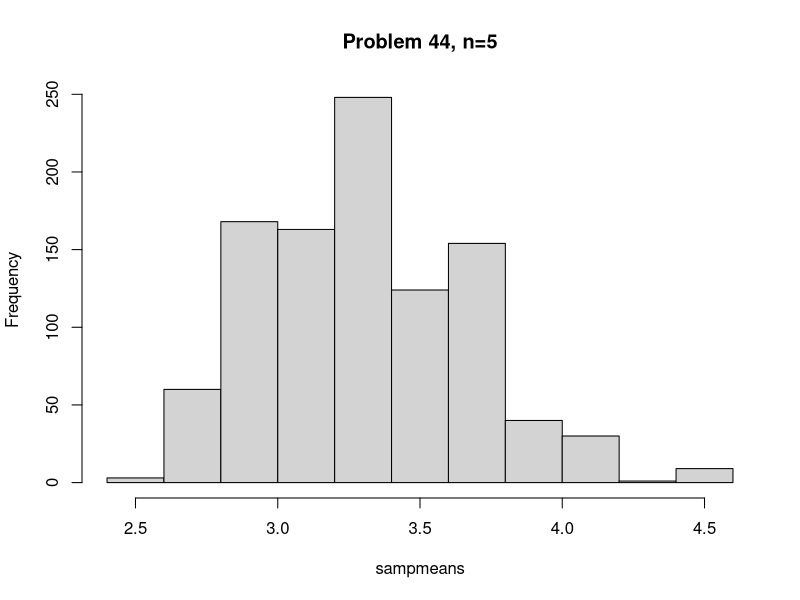
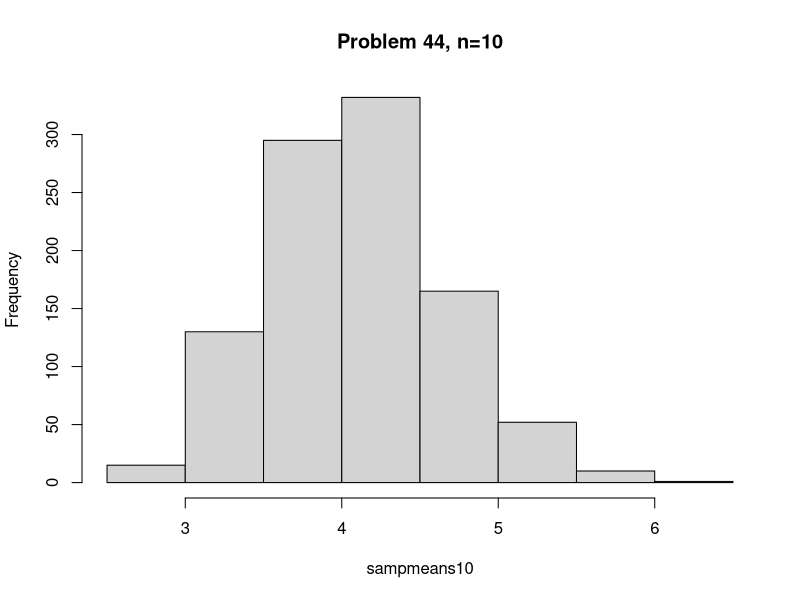
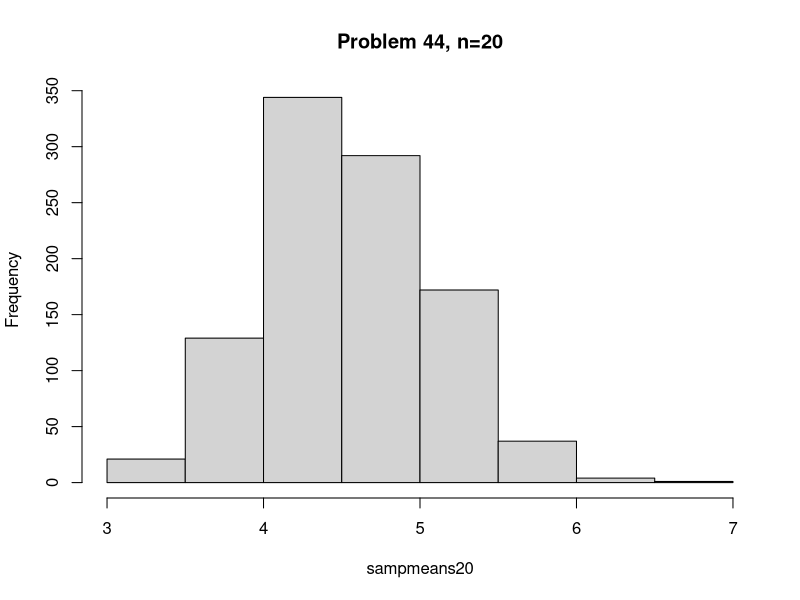
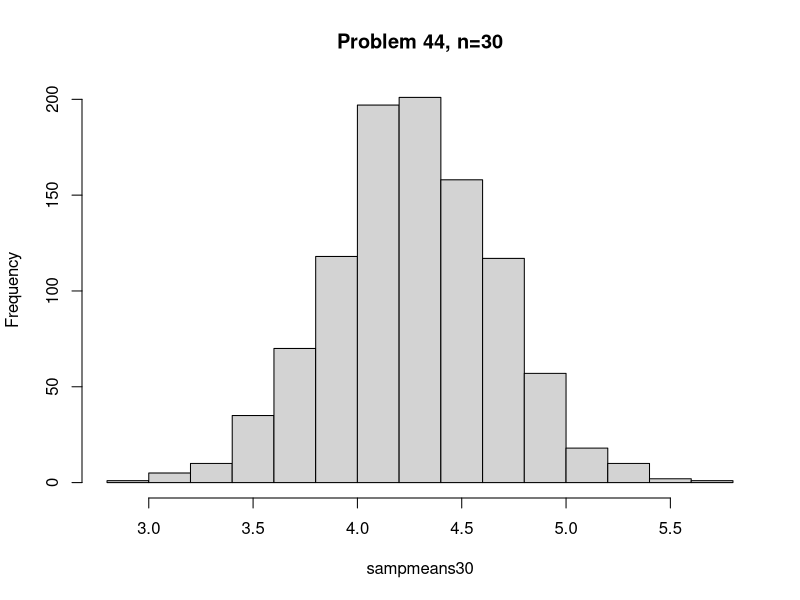
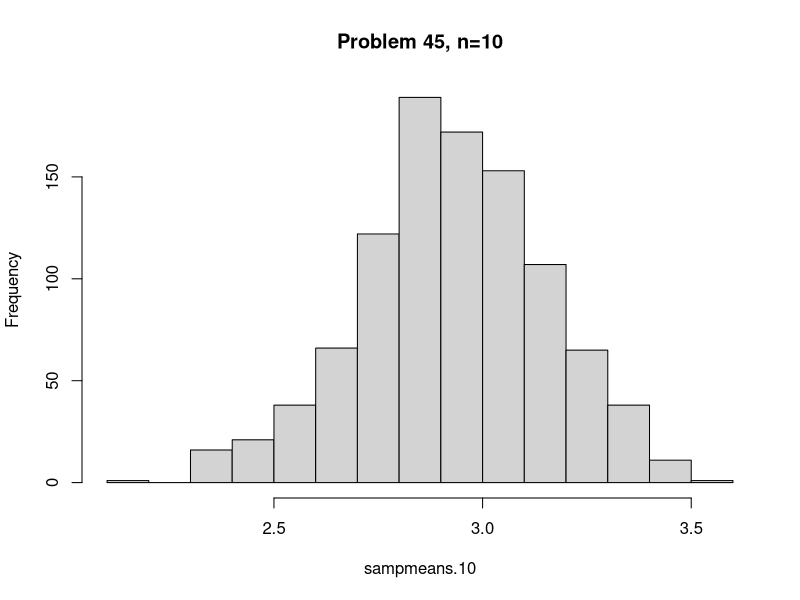
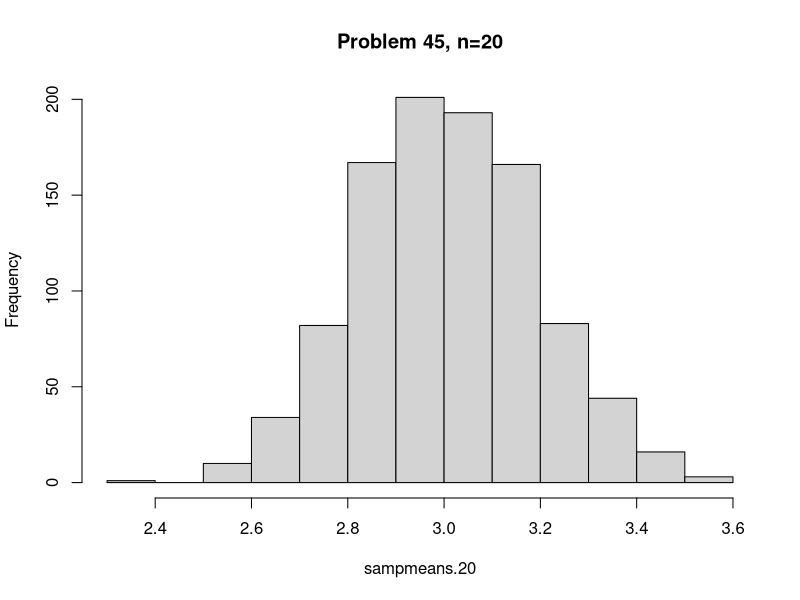
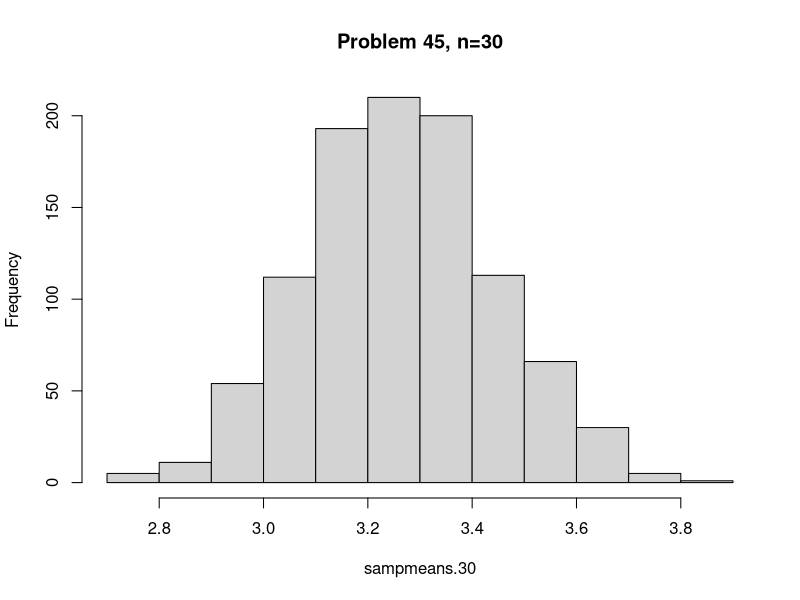
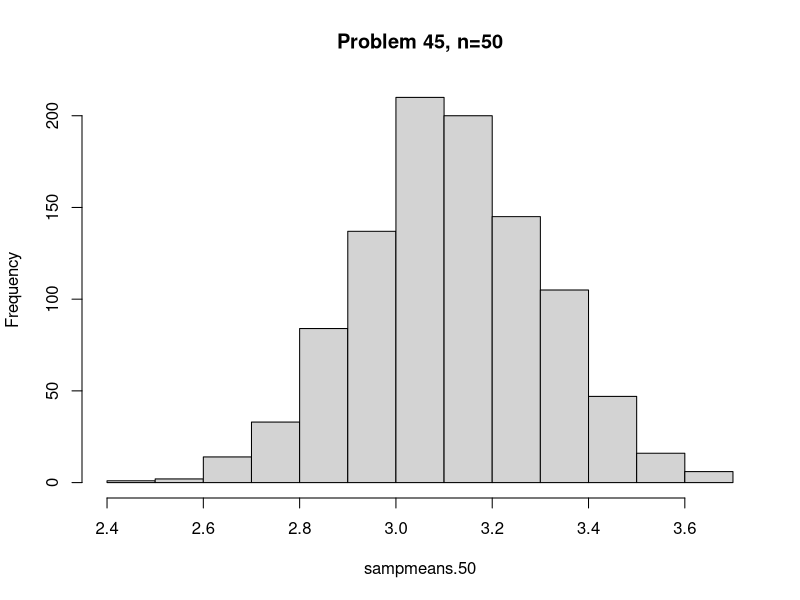

Recreate these plots in R, in order.
## ---- chunk 1

## ---- chunk 2

# n=5, 
x=rweibull(n = 5, shape = 2, scale = 5)
samp = sample(x, size = 5*1000, replace=T)

sampmatrix = matrix(samp, 5)
sampmeans = apply(sampmatrix, 2, mean)
hist(sampmeans, main='Problem 44, n=5')
## ---- chunk 3
# n=10, 
x10=rweibull(n = 10, shape = 2, scale = 5)
samp10 = sample(x10, size = 10*1000, replace=T)

sampmatrix10 = matrix(samp10, 10)
sampmeans10 = apply(sampmatrix10, 2, mean)
hist(sampmeans10, main='Problem 44, n=10')


## ---- chunk 4
# n=20, 
x20=rweibull(n = 20, shape = 2, scale = 5)
samp20 = sample(x20, size = 20*1000, replace=T)

sampmatrix20 = matrix(samp20, 20)
sampmeans20 = apply(sampmatrix20, 2, mean)
hist(sampmeans20, main='Problem 44, n=20')
## ---- chunk 5
# n=30, 
x30=rweibull(n = 30, shape = 2, scale = 5)
samp30 = sample(x30, size = 30*1000, replace=T)

sampmatrix30 = matrix(samp30, 30)
sampmeans30 = apply(sampmatrix30, 2, mean)
hist(sampmeans30, main='Problem 44, n=30')
## ---- chunk 6
#n=10

x.10=rnorm(n = 10, mean = 3, sd = 1)
samp.10 = sample(x.10, size = 10*1000, replace=T)

sampmatrix.10 = matrix(samp.10, 10)
sampmeans.10 = apply(sampmatrix.10, 2, mean)
hist(sampmeans.10, main='Problem 45, n=10')


## ---- chunk 7
#n=20

x.20=rnorm(n = 20, mean = 3, sd = 1)
samp.20 = sample(x.20, size = 20*1000, replace=T)

sampmatrix.20 = matrix(samp.20, 20)
sampmeans.20 = apply(sampmatrix.20, 2, mean)
hist(sampmeans.20, main='Problem 45, n=20')


## ---- chunk 8
#n=30

x.30=rnorm(n = 30, mean = 3, sd = 1)
samp.30 = sample(x.30, size = 30*1000, replace=T)

sampmatrix.30 = matrix(samp.30, 30)
sampmeans.30 = apply(sampmatrix.30, 2, mean)
hist(sampmeans.30, main='Problem 45, n=30')


## ---- chunk 9
#n=50

x.50=rnorm(n = 50, mean = 3, sd = 1)
samp.50 = sample(x.50, size = 50*1000, replace=T)

sampmatrix.50 = matrix(samp.50, 50)
sampmeans.50 = apply(sampmatrix.50, 2, mean)
hist(sampmeans.50, main='Problem 45, n=50')


